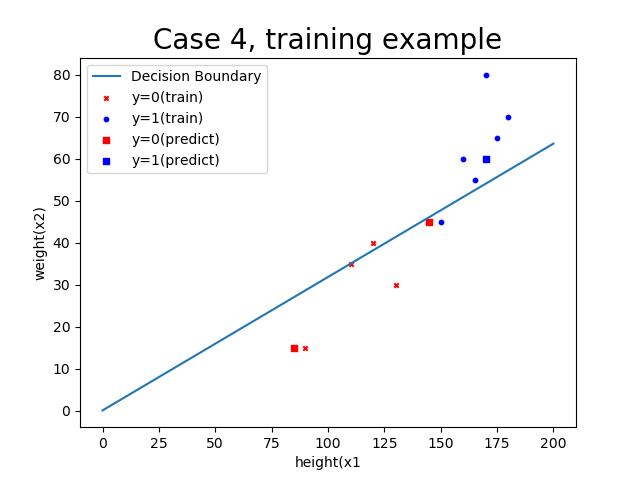

This figure's Python source:
# -*- coding: UTF-8 -*-
'''
created at 2020/11/6
author: Lishang Chien
'''
import matplotlib.pyplot as plt
import numpy as np
from pandas import DataFrame


class TrainExample:
    def __init__(self, dataset, weights, learningRate, epoch):
        self.dataset = np.array(dataset)
        self.w = np.array(weights)
        self.learningRate = learningRate
        self.epochs = epoch
        self.N = len(dataset)

    # calculate w0*x0 + w1*x1 ... wN*xN
    def n(self, w, x):
        return w.T.dot(x)

    # make sure n locate between 0 and 1
    def sigmoid(self, n):
        return 1.0 / (1.0 + np.exp(-n))

    # error function
    def cross_entropy(self, y, yHat):
        return y - yHat

    # logistic_regression algorithm
    def logistic_regression(self):
        errorMeasure_lastTime = 0.0 # initial last time's error measure
        for epoch in range(1,self.epochs):
            errorMeasure = 0.0 # reset error measure every epoch
            for x,y in self.dataset:
                yHat = self.sigmoid( self.n(self.w, x) ) # put n=sum(w*x) to o(n)=sigmoid(n), get yHat
                self.w = self.w.T + self.learningRate * self.cross_entropy(y, yHat) * np.array(x) # w = w + learning rate * y-yHat * x
                errorMeasure += self.cross_entropy(y, yHat) ** 2 # Mean Square Error(MSE), sum part
                self.learningRate *= 0.98  # 使learning rate逐漸下降

            errorMeasure /= self.N # Mean Square Error(MSE), 1/N part
            print(f'In Epoch {epoch}, bias = {self.w[:1][0]}, weights = {self.w[1:]}, error measure = {errorMeasure}')
            if errorMeasure < 0.2:
                return self.w, epoch # return result when error measure enough small or error measure stop beening smaller
            errorMeasure_lastTime = errorMeasure
                
        return self.w, self.epochs   # return result when error measure approach max epoch

    def predict(self, dataset, w):
        predicted_data = []
        for x in dataset:
            yHat = self.sigmoid( self.n(w, x) )
            result = 1 if yHat >= 0.5 else 0
            predicted_data.append(result)
            print(f'data{x} is predict to {result}')
        return predicted_data

    # classify x to positive and negative within y
    def classify_compoment(self, compoment):
        return compoment[compoment['y']==1], compoment[compoment['y']==0]

    # draw
    def fig_draw(self, weights, dataset_train, dataset_predict):
        # clean-up data
        ps_train = [list(v[0])+[v[1]] for v in dataset_train] # mix tuple X and int Y into list
        ps_predict=[list(v) for v in dataset_predict] # tuple value into list

        # classify data by y's value
        ps_train = DataFrame(ps_train, columns=['x0', 'x1','x2', 'y'])
        ps_predict = DataFrame(ps_predict, columns=['x0', 'x1','x2', 'y'])
        train_positive, train_negative = self.classify_compoment(ps_train)
        predi_positive, predi_negative = self.classify_compoment(ps_predict)

        # initial fig
        fig = plt.figure(num='Case 4, training example')
        ax1 = fig.add_subplot(111)
        ax1.set_xlabel("height(x1")
        ax1.set_ylabel("weight(x2)")
        ax1.set_title(f"Case 4, training example", fontsize=20)

        # draw points
        ax1.scatter(train_negative['x1'], train_negative['x2'], s=10, c='r', marker="x", label='y=0(train)')
        ax1.scatter(train_positive['x1'], train_positive['x2'], s=10, c='b', marker="o", label='y=1(train)')
        ax1.scatter(predi_negative['x1'], predi_negative['x2'], s=15, c='r', marker="s", label='y=0(predict)')
        ax1.scatter(predi_positive['x1'], predi_positive['x2'], s=15, c='b', marker="s", label='y=1(predict)')

        # draw line
        line_x = np.linspace(0,200)
        line_y = (-weights[0] - np.dot(weights[1], line_x)) / weights[2]
        ax1.plot(line_x, line_y, label='Decision Boundary')
        plt.legend(loc='upper left')
        plt.savefig('./case4.png')
        print(f'>>[PROCESS] Fig drawn, close fig to end-up process')
        plt.show()

if __name__ == '__main__':
    # initial
    dataset = [((1, 120, 40), 0), #((x0,x1,x2), y1)
               ((1, 110, 35), 0),
               ((1,  90, 15), 0),
               ((1, 130, 30), 0),
               ((1, 170, 80), 1),
               ((1, 165, 55), 1),
               ((1, 150, 45), 1), 
               ((1, 180, 70), 1),
               ((1, 175, 65), 1),
               ((1, 160, 60), 1)]
    weights = [0,80,20] # default weights
    learningRate = 1  # default laerning rate
    epoch = 1000      # maxiumn epoch

    # create case1
    case4 = TrainExample(dataset=dataset, weights=weights, learningRate=learningRate, epoch=epoch)

    # algorithm start
    print(f'>>[PROCESS] TrainExample start, using logistic regression')
    w_trained,epoch = case4.logistic_regression()
    print(f'Final_weights : {w_trained}')
    print(f'Final_epoch : {epoch}')

    dataset_predict = [((1, 170, 60)), #((x0,x1,x2), y1)
                       ((1,  85, 15)),
                       ((1, 145, 45))]

    predicted_answer = case4.predict(dataset=dataset_predict, w=np.array(w_trained))
    predicted_data = [list(x)+[y] for x,y in zip(dataset_predict, predicted_answer)]

    # draw
    case4.fig_draw(weights=w_trained, dataset_train=dataset, dataset_predict=predicted_data)